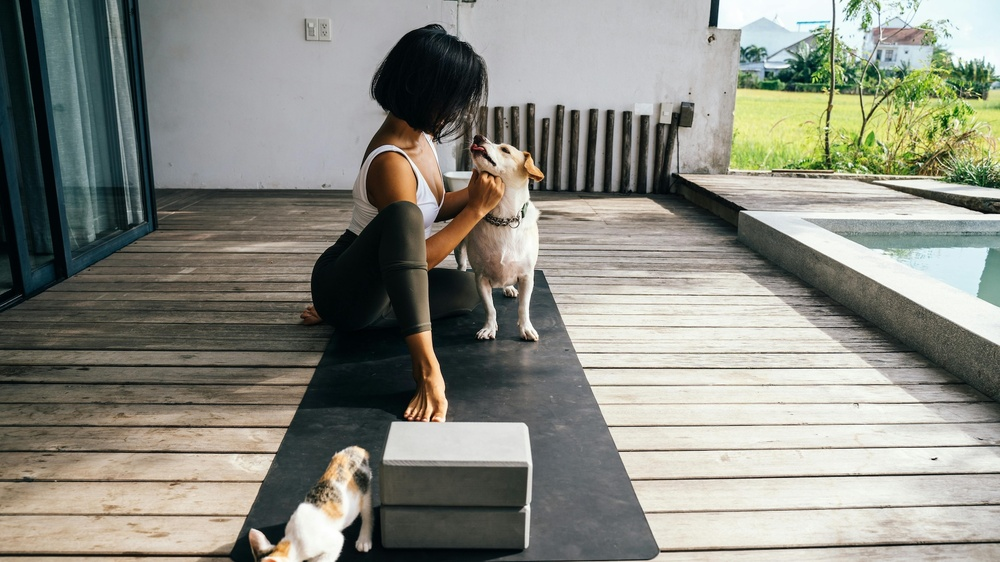
#> input picture data/pexels-anna-tarazevich-14751175-fullhd.jpg, 1000 x 562 px, shrunk from 1920 x 1080 before the run
$ python create_video_from_image.py
#> lines starting #> are read from the running program, lines starting #| are printed output that depends on the picture
from pathlib import Path

import click
import cv2
from loguru import logger

DATA_DIR = Path(__file__).parents[1]

SAMPLE_IMG_PATH = DATA_DIR / "pexels-anna-tarazevich-14751175-fullhd.jpg"


@click.command()
@click.option("--image-path", type=Path, default=SAMPLE_IMG_PATH)
@click.option(
    "--output-path", type=Path, default=DATA_DIR / f"{SAMPLE_IMG_PATH.stem}.mp4"
)
@click.option(
    "--duration", type=int, default=30, help="duration of the video [seconds]"
)
@click.option("--fps", type=int, default=1, help="frame rate of the video [seconds]")
def create_video(image_path: Path, output_path: Path, duration: int = 10, fps: int = 1):
#> called with duration = 30, fps = 1
    assert image_path.exists(), f"Image not found: {image_path}"

    # Load the image
    image = cv2.imread(image_path)
#> image is the input picture: shape (562, 1000, 3); mean B, G, R 129, 138.5, 137.8

    # Create a VideoWriter object
    fourcc = cv2.VideoWriter_fourcc(*"mp4v")
    frame_size = (image.shape[1], image.shape[0])  # width, height
#> frame_size = (1000, 562)
    video_writer = cv2.VideoWriter(str(output_path), fourcc, fps, frame_size)

    # Repeat the image for 2 seconds
    num_frames = int(fps * duration)
    center = (int(frame_size[0] / 2), int(frame_size[1] / 2))
#> center = (500, 281)
    scale = 1.0  # scale factor
    for i in range(num_frames):
        angle = (360.0 / num_frames) * i  # rotation angle [degree]
        trans = cv2.getRotationMatrix2D(center, angle, scale)
        image_rotated = cv2.warpAffine(image, trans, frame_size)
        video_writer.write(image_rotated)
#> this loop made 30 passes
#> pass 2, in create_video, `image_rotated = cv2.warpAffine(image, trans, frame_size)`:
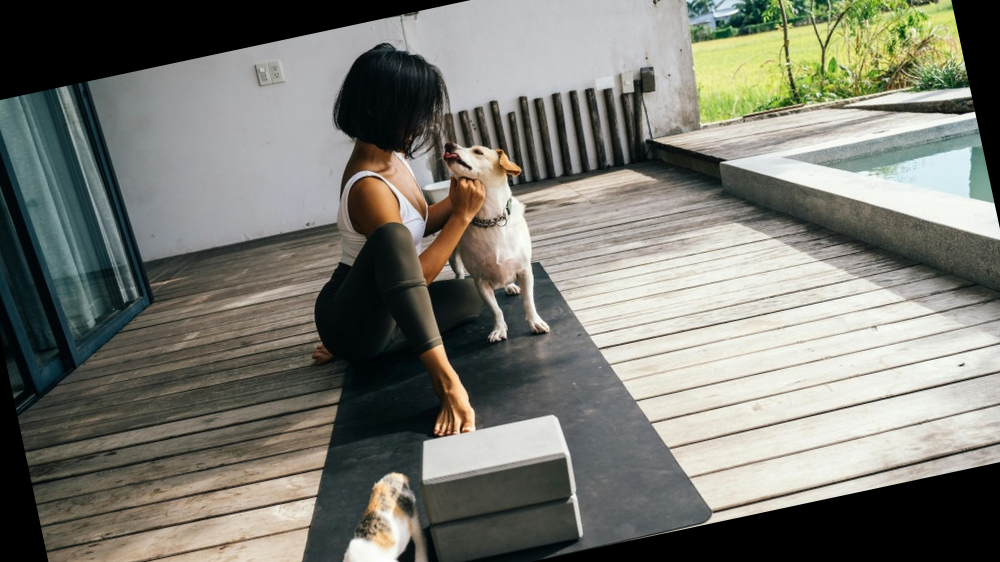
#> image_rotated: shape (562, 1000, 3); mean B, G, R 113.3, 121.6, 121.1
#> pass 3, in create_video, `image_rotated = cv2.warpAffine(image, trans, frame_size)`:
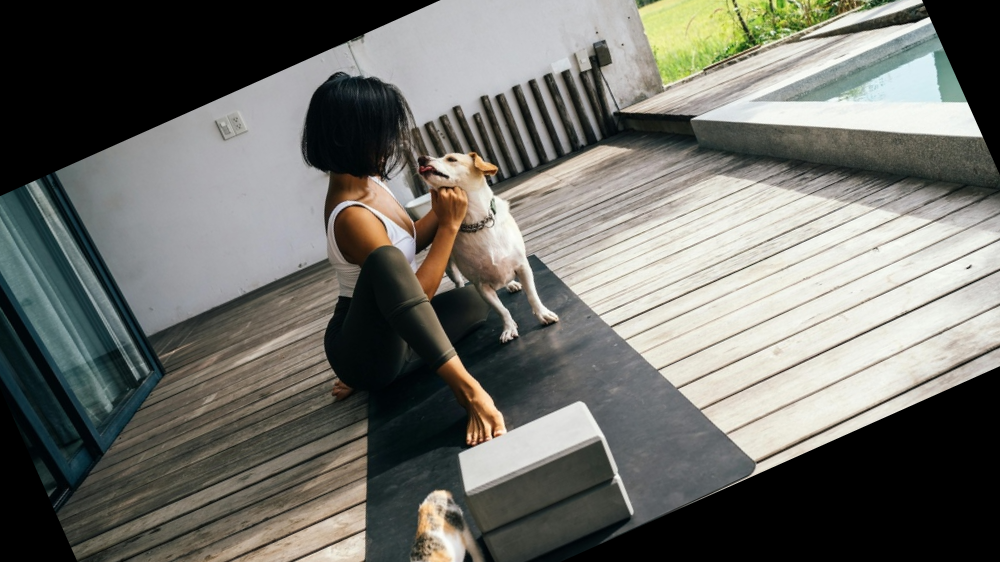
#> image_rotated: shape (562, 1000, 3); mean B, G, R 104.5, 110.4, 110
#> after the loop:
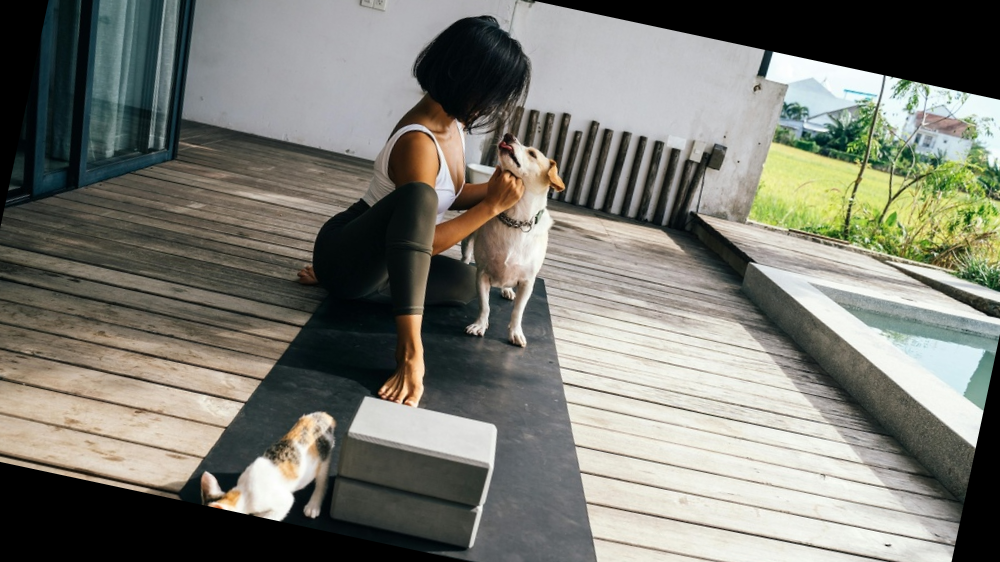
#> image_rotated: shape (562, 1000, 3); mean B, G, R 113.7, 122.5, 122.2

    # Release the VideoWriter object
    video_writer.release()
    logger.info(f"The video was saved to {output_path}")


if __name__ == "__main__":
    create_video()
#> (the program exits here)
